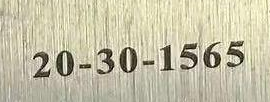
#> input picture picture_processing/images/1565.jpg, 270 x 102 px, found by its file name
$ python ImageEnhance.py
#> lines starting #> are read from the running program, lines starting #| are printed output that depends on the picture
import os
import cv2
from PIL import Image
from PIL import ImageEnhance
import matplotlib.pyplot as plt
import numpy as np
####################### 图片增强 ####################

img= None
# 原始图像+ 亮度提升 + 对比度增大 + 锐化
def ImageAugument(path):
        global img
        image =Image.open(path)
#> image is the input picture: PIL image 270x102 RGB; mean R, G, B 197.4, 192.7, 167.2

        enh_bri = ImageEnhance.Brightness(image) # 亮度增强
        brightness = 1.5
        image_brightened = enh_bri.enhance(brightness)
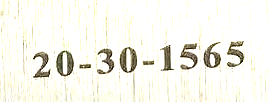
#> image_brightened: PIL image 270x102 RGB; mean R, G, B 244.2, 243.1, 234.8

        enh_con = ImageEnhance.Contrast(image_brightened)#   亮度增强  +  对比度增强
        contrast = 1.5
        image_contrasted = enh_con.enhance(contrast)
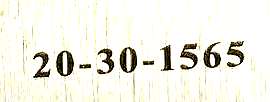
#> image_contrasted: PIL image 270x102 RGB; mean R, G, B 240, 238.7, 228.9

        enh_sha = ImageEnhance.Sharpness(image)###  亮度增强 + 对比度增强 + 锐化
        sharpness = 5.0
        image_sharped = enh_sha.enhance(sharpness)
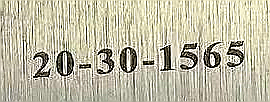
#> image_sharped: PIL image 270x102 RGB; mean R, G, B 192, 188.3, 166.5
        image_sharped.save("D:/OCR/picture_processing/images/1565_sharp5.jpg")


# 二值形态学运算
def morphology(image):

    Grayimg = cv2.cvtColor(img, cv2.COLOR_RGB2GRAY) #转为灰度图
    ret, binary = cv2.threshold(Grayimg, 150, 255, cv2.THRESH_TOZERO) # 二值化
    cv2.imshow("binary-image", binary)

    kernel1 = cv2.getStructuringElement(cv2.MORPH_RECT, (20,14))  # 腐蚀矩阵
    iFushi = cv2.morphologyEx(binary, cv2.MORPH_DILATE, kernel1)  # 对文字腐蚀运算
    #cv2.imshow('fushi', iFushi)

    kernel2 = cv2.getStructuringElement(cv2.MORPH_RECT, (40,40))  # 膨胀矩阵
    iPengzhang = cv2.morphologyEx(iFushi, cv2.MORPH_ERODE, kernel2)  # 对背景进行膨胀运算
    #cv2.imshow('pengzhang', iPengzhang)

    # 背景图和二分图相减-->得到文字
    jian = np.abs(iPengzhang - binary)
    #cv2.imshow("jian", jian)

    kernel3 = cv2.getStructuringElement(cv2.MORPH_RECT, (2,2))  # 膨胀
    iWenzi = cv2.morphologyEx(jian, cv2.MORPH_DILATE, kernel3)  # 对文字进行膨胀运算
    cv2.imwrite("D:/OCR/picture_processing/images/one_crop-light_contrast_sharp.jpg",iWenzi)
    cv2.imshow('wenzi', iWenzi)

    cv2.waitKey(0)


if __name__ == '__main__':
    photo_file_path = "D:/OCR/picture_processing/images/1565.jpg"
    ImageAugument(photo_file_path)

    # img = cv2.imread("D:/OCR/picture_processing/images/one_crop-light_contrast_sharp.jpg")
    # morphology(img)

$ run again, with picture_processing/images/+2001_cut.jpg copied over picture_processing/images/1565.jpg
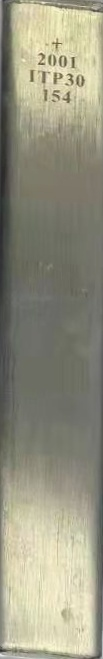
#> input picture picture_processing/images/+2001_cut.jpg, 103 x 659 px, found by its file name
#> in ImageAugument, image is the input picture: PIL image 103x659 RGB; mean R, G, B 149.5, 147.8, 128.5
#> in ImageAugument, `image_contrasted = enh_con.enhance(contrast)`:
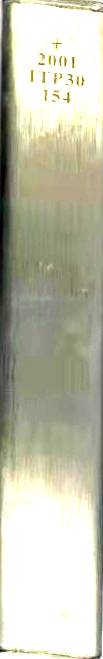
#> image_contrasted: PIL image 103x659 RGB; mean R, G, B 192.9, 193, 174.3
#> in ImageAugument, `image_sharped = enh_sha.enhance(sharpness)`:
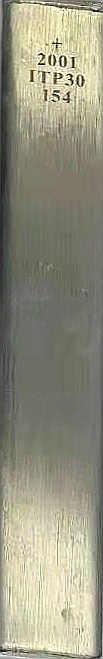
#> image_sharped: PIL image 103x659 RGB; mean R, G, B 149.2, 147.6, 128.5

$ run again, with picture_processing/images/-2001.jpg copied over picture_processing/images/1565.jpg
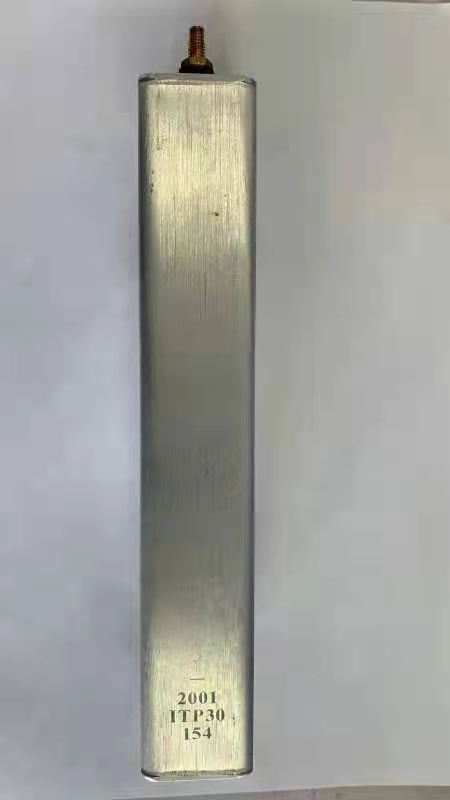
#> input picture picture_processing/images/-2001.jpg, 450 x 800 px, found by its file name
#> in ImageAugument, image is the input picture: PIL image 450x800 RGB; mean R, G, B 162, 162.4, 158.7
#> in ImageAugument, `image_brightened = enh_bri.enhance(brightness)`:
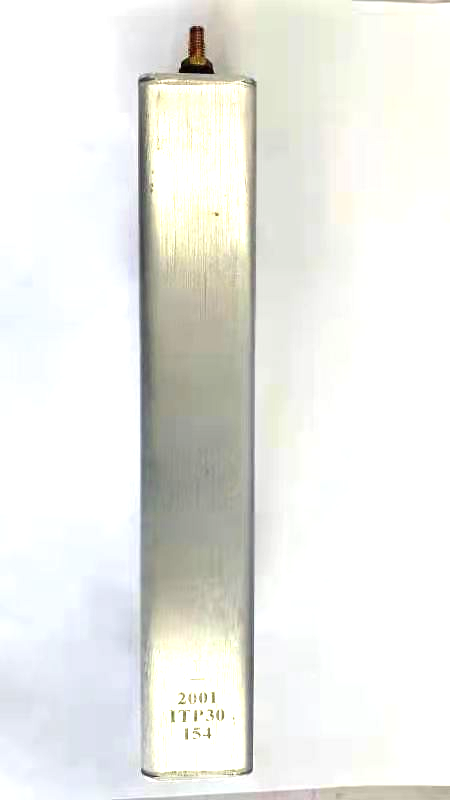
#> image_brightened: PIL image 450x800 RGB; mean R, G, B 235.1, 235.8, 231.6
#> in ImageAugument, `image_contrasted = enh_con.enhance(contrast)`:
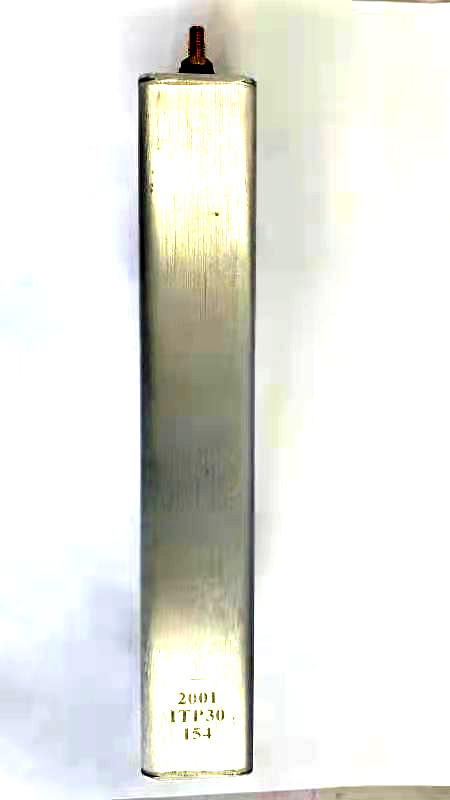
#> image_contrasted: PIL image 450x800 RGB; mean R, G, B 230.2, 230.9, 225.1
